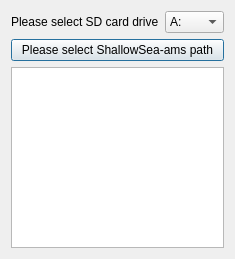
<?xml version="1.0" encoding="UTF-8"?>
<ui version="4.0">
 <class>Dialog</class>
 <widget class="QDialog" name="Dialog">
  <property name="geometry">
   <rect>
    <x>0</x>
    <y>0</y>
    <width>235</width>
    <height>259</height>
   </rect>
  </property>
  <property name="sizePolicy">
   <sizepolicy hsizetype="Preferred" vsizetype="Preferred">
    <horstretch>0</horstretch>
    <verstretch>0</verstretch>
   </sizepolicy>
  </property>
  <property name="windowTitle">
   <string>ShallowSea-ams Updater</string>
  </property>
  <layout class="QGridLayout" name="gridLayout">
   <item row="0" column="0">
    <layout class="QVBoxLayout" name="verticalLayout">
     <item>
      <layout class="QHBoxLayout" name="horizontalLayout">
       <item>
        <widget class="QLabel" name="label">
         <property name="text">
          <string>Please select SD card drive</string>
         </property>
        </widget>
       </item>
       <item>
        <widget class="QComboBox" name="comboBox">
         <property name="maxVisibleItems">
          <number>10</number>
         </property>
         <item>
          <property name="text">
           <string>A:</string>
          </property>
         </item>
         <item>
          <property name="text">
           <string>B:</string>
          </property>
         </item>
         <item>
          <property name="text">
           <string>D:</string>
          </property>
         </item>
         <item>
          <property name="text">
           <string>E:</string>
          </property>
         </item>
         <item>
          <property name="text">
           <string>F:</string>
          </property>
         </item>
         <item>
          <property name="text">
           <string>G:</string>
          </property>
         </item>
         <item>
          <property name="text">
           <string>H:</string>
          </property>
         </item>
         <item>
          <property name="text">
           <string>I:</string>
          </property>
         </item>
         <item>
          <property name="text">
           <string>J:</string>
          </property>
         </item>
         <item>
          <property name="text">
           <string>K:</string>
          </property>
         </item>
         <item>
          <property name="text">
           <string>L:</string>
          </property>
         </item>
         <item>
          <property name="text">
           <string>M:</string>
          </property>
         </item>
         <item>
          <property name="text">
           <string>N:</string>
          </property>
         </item>
         <item>
          <property name="text">
           <string>O:</string>
          </property>
         </item>
         <item>
          <property name="text">
           <string>P:</string>
          </property>
         </item>
         <item>
          <property name="text">
           <string>Q:</string>
          </property>
         </item>
         <item>
          <property name="text">
           <string>R:</string>
          </property>
         </item>
         <item>
          <property name="text">
           <string>S:</string>
          </property>
         </item>
         <item>
          <property name="text">
           <string>T:</string>
          </property>
         </item>
         <item>
          <property name="text">
           <string>U:</string>
          </property>
         </item>
         <item>
          <property name="text">
           <string>V:</string>
          </property>
         </item>
         <item>
          <property name="text">
           <string>W:</string>
          </property>
         </item>
         <item>
          <property name="text">
           <string>X:</string>
          </property>
         </item>
         <item>
          <property name="text">
           <string>Y:</string>
          </property>
         </item>
         <item>
          <property name="text">
           <string>Z:</string>
          </property>
         </item>
        </widget>
       </item>
      </layout>
     </item>
     <item>
      <widget class="QPushButton" name="Button">
       <property name="text">
        <string>Please select ShallowSea-ams path</string>
       </property>
      </widget>
     </item>
    </layout>
   </item>
   <item row="1" column="0">
    <widget class="QTextBrowser" name="textBrowser"/>
   </item>
  </layout>
 </widget>
 <tabstops>
  <tabstop>comboBox</tabstop>
  <tabstop>Button</tabstop>
  <tabstop>textBrowser</tabstop>
 </tabstops>
 <resources/>
 <connections/>
</ui>
